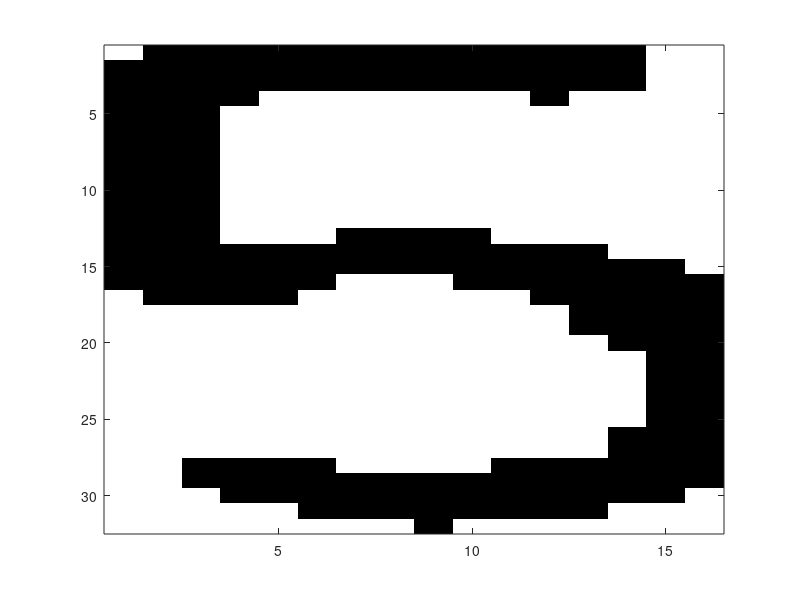

Write the MATLAB code that produced this figure. (Note: this script raises an error after producing the figure.)
%function visualizar_datos
clc;
load datachar.mat
for n=1:1   
  array=data.X(1:512,n);
  pp=vec2mat(array,16);
  figure(1);
  image(pp*255);
  colormap(gray(255));
  clc;
  disp('PULSA UNA TECLA PARA VISUALIZAR SIGUIENTE DATO');
  CARACTER_REPRESENTADO=num2str(data.y(n),'%c')
  INDICE=data.y(n)
  disp('Se utilizan los ?ndices desde 48 para el ''0'' hasta el 90 para ''Z''');
  pause;
end
clc;

% Ejecuci?n con 2 vecinos
model=Train_kNN(data,9);
[ACC,CM,Labels]=Test_kNN(dataTest,model);
Tasa_de_acierto=ACC
indices_no_nulos=sum(CM);
indices_no_nulos=find(indices_no_nulos~=0);
Matriz_Confusion=CM(indices_no_nulos,indices_no_nulos);
imagesc(Matriz_Confusion)


% Indicar con el ?ndice del caracter que queremos comprobar.
comp_carac=53;
Fila_del_=CM(comp_carac,:);
[x,y]=sort(Fila_del_);
cadena=[];
cadena=['Probabilidad de detectar el ' sprintf('%c',comp_carac) ' como ' sprintf('%c',y(end)) ' = ' sprintf('%f',x(end))];
disp(cadena);
cadena=['Probabilidad de detectar el ' sprintf('%c',comp_carac) ' como ' sprintf('%c',y(end-1)) ' = ' sprintf('%f',x(end-1))];
disp(cadena);
cadena=['Probabilidad de detectar el ' sprintf('%c',comp_carac) ' como ' sprintf('%c',y(end-2)) ' = ' sprintf('%f',x(end-2))];
disp(cadena);